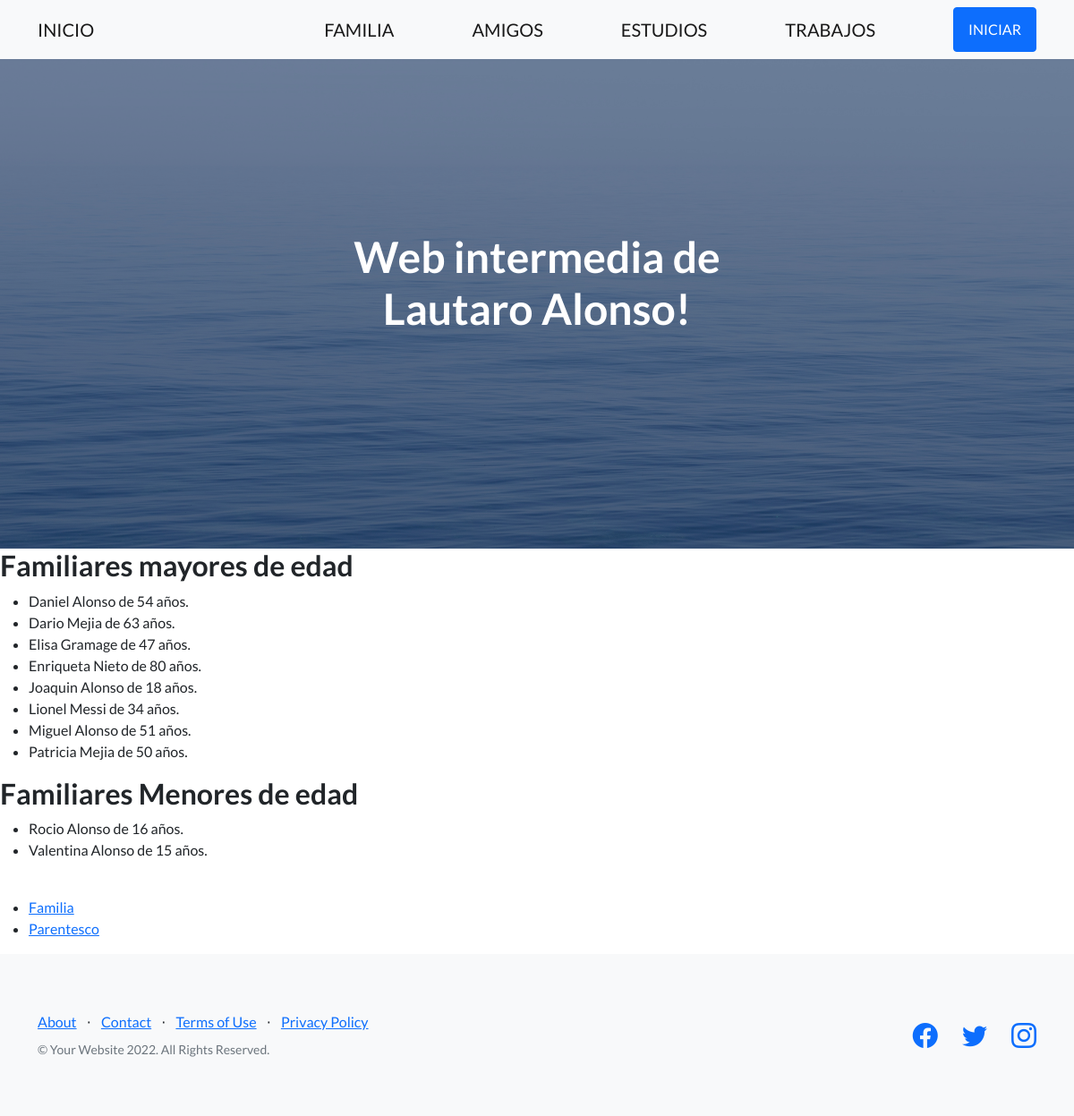
/app-familia/familia/menores-y-mayores/, run on an earlier commit of the app's database.
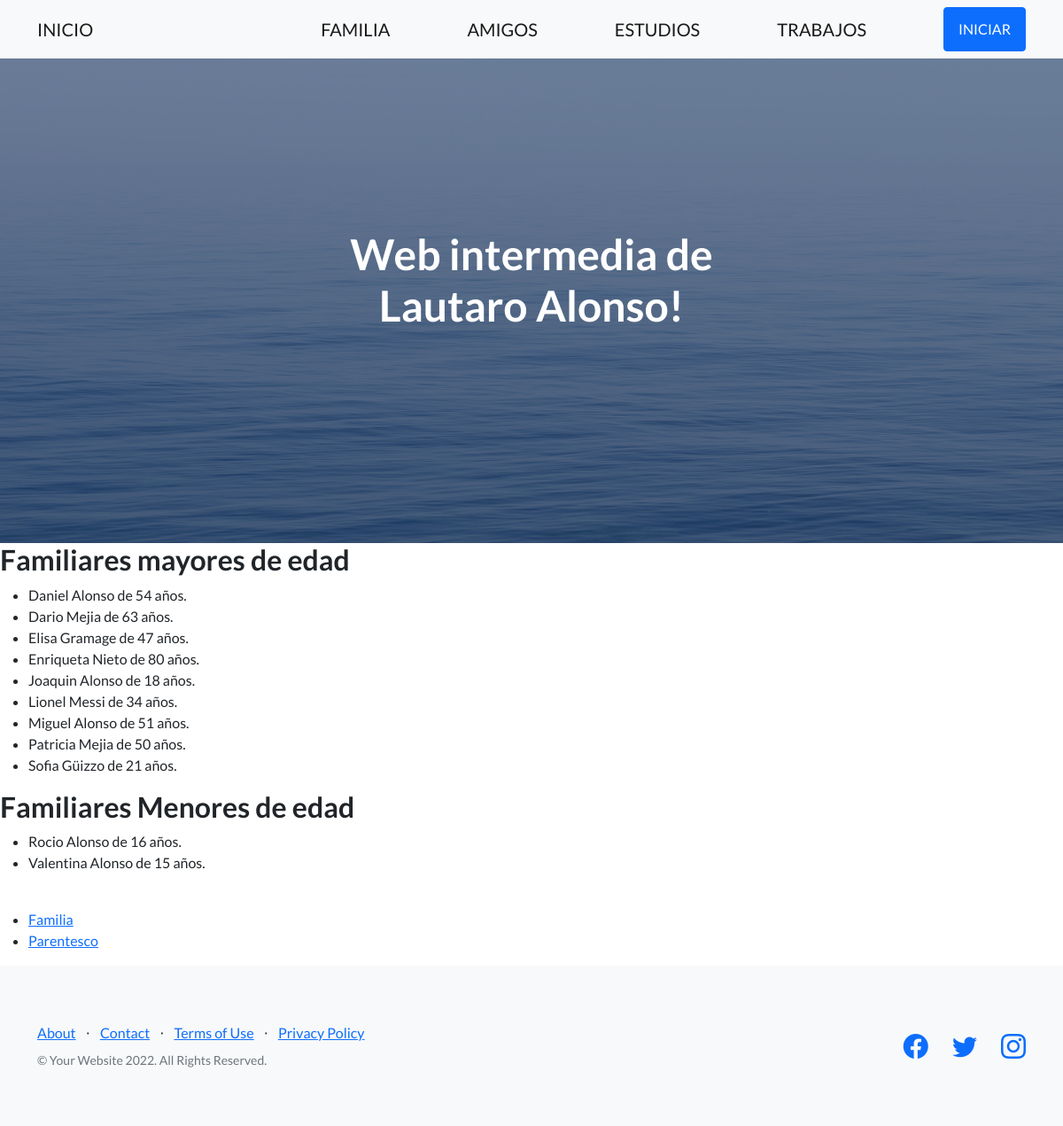
And on a later commit of the database.
### app_Familia/models.py (models this page shows, shortened)
class Familiar(models.Model):
    nombre = models.CharField(max_length=50)
    apellido = models.CharField(max_length=50)
    edad = models.IntegerField()
    parentesco = models.CharField(max_length=50)
    class Meta():
        verbose_name = 'family'
        verbose_name_plural = 'My familys'
        ordering = ('nombre', '-edad')
        unique_together = ('nombre', 'apellido')

### app_Familia/views.py (the view)
# urls.py: path('familia/menores-y-mayores/', VistaMenoresymayores, name='Menor-y-mayor'),
def VistaMenoresymayores(self):
    plantilla = loader.get_template("menor-y-mayor.html")
    documento = plantilla.render({"familia": Familiar.objects.all()})
    return HttpResponse(documento)

### app_Familia/templates/menor-y-mayor.html
{% extends 'padre.html' %}
{% block bloqueQueCambia %}
    <h2>Familiares mayores de edad</h2>
    <ul>
        {% for familiar in familia %}
            {% if familiar.edad >= 18 %}
                <li>{{familiar.nombre}} {{familiar.apellido}} de {{familiar.edad}} años.</li>
            {% endif %}
        {% endfor %}
    </ul>
    <h2>Familiares Menores de edad</h2>
    <ul>
        {% for familiar in familia %}
            {% if familiar.edad < 18 %}
                <li>{{familiar.nombre}} {{familiar.apellido}} de {{familiar.edad}} años.</li>
            {% endif %}
        {% endfor %}
    </ul>
    <br>
    <ul>
        <li>
            <a href="{% url 'Familia' %}">Familia</a>
        </li>
        <li>
            <a href="{% url 'Parentesco' %}">Parentesco</a>
        </li>
    </ul>
{% endblock bloqueQueCambia %}

What changed in the data, as far as the page shows it:
added Familiar: nombre "Sofia", apellido "Güizzo", edad "21", shown under "Familiares mayores de edad"
